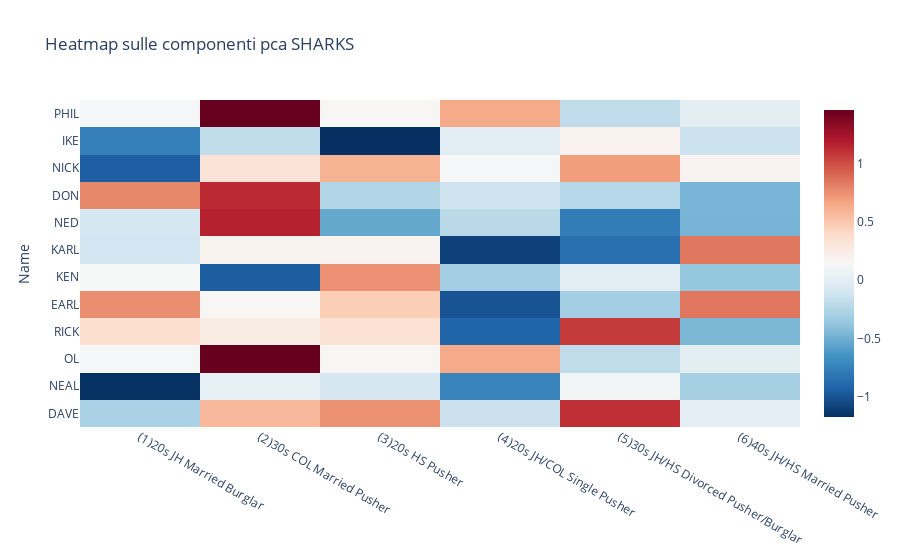

Here is the notebook cell this chart was saved with:
### Code cell
px.imshow(df_pca[df_pca['Sharks ']==1][df_pca.columns[:-2]],color_continuous_scale='RdBu_r',aspect='Auto',title="Heatmap sulle componenti pca SHARKS")

### Figure 1 — Plotly figure (JSON) as saved in the notebook; plotly's stock layout.template omitted (floating-point values rounded to 4 significant figures)
{"data": [{"coloraxis": "coloraxis", "hovertemplate": "x: %{x}<br>Name: %{y}<br>color: %{z}<extra></extra>", "name": "0", "type": "heatmap", "x": ["(1)20s JH Married Burglar", "(2)30s COL Married Pusher", "(3)20s HS Pusher", "(4)20s JH/COL Single Pusher", "(5)30s JH/HS Divorced Pusher/Burglar", "(6)40s JH/HS Married Pusher"], "xaxis": "x", "y": ["PHIL", "IKE", "NICK", "DON", "NED", "KARL", "KEN", "EARL", "RICK", "OL", "NEAL", "DAVE"], "yaxis": "y", "z": [[0.1286, 1.465, 0.1545, 0.6475, -0.1917, 0.007224], [-0.7662, -0.1873, -1.176, -0.004213, 0.2006, -0.1409], [-0.9479, 0.3226, 0.6057, 0.1334, 0.6976, 0.1779], [0.7847, 1.138, -0.2453, -0.1278, -0.2335, -0.4661], [-0.09204, 1.169, -0.536, -0.221, -0.7807, -0.4722], [-0.1151, 0.1887, 0.1827, -1.093, -0.8537, 0.8449], [0.1404, -0.9531, 0.751, -0.3071, 0.000226, -0.37], [0.7617, 0.1583, 0.4734, -0.9993, -0.3064, 0.851], [0.3724, 0.2516, 0.3456, -0.9217, 1.071, -0.4582], [0.1286, 1.465, 0.1545, 0.6475, -0.1917, 0.007224], [-1.169, 0.02644, -0.08473, -0.7351, 0.1086, -0.3015], [-0.2838, 0.5781, 0.7454, -0.1464, 1.113, 0.01509]]}], "layout": {"coloraxis": {"colorscale": [[0, "rgb(5,48,97)"], [0.1, "rgb(33,102,172)"], [0.2, "rgb(67,147,195)"], [0.3, "rgb(146,197,222)"], [0.4, "rgb(209,229,240)"], [0.5, "rgb(247,247,247)"], [0.6, "rgb(253,219,199)"], [0.7, "rgb(244,165,130)"], [0.8, "rgb(214,96,77)"], [0.9, "rgb(178,24,43)"], [1, "rgb(103,0,31)"]]}, "title": {"text": "Heatmap sulle componenti pca SHARKS"}, "xaxis": {"anchor": "y", "domain": [0, 1]}, "yaxis": {"anchor": "x", "autorange": "reversed", "domain": [0, 1], "title": {"text": "Name"}}}}
